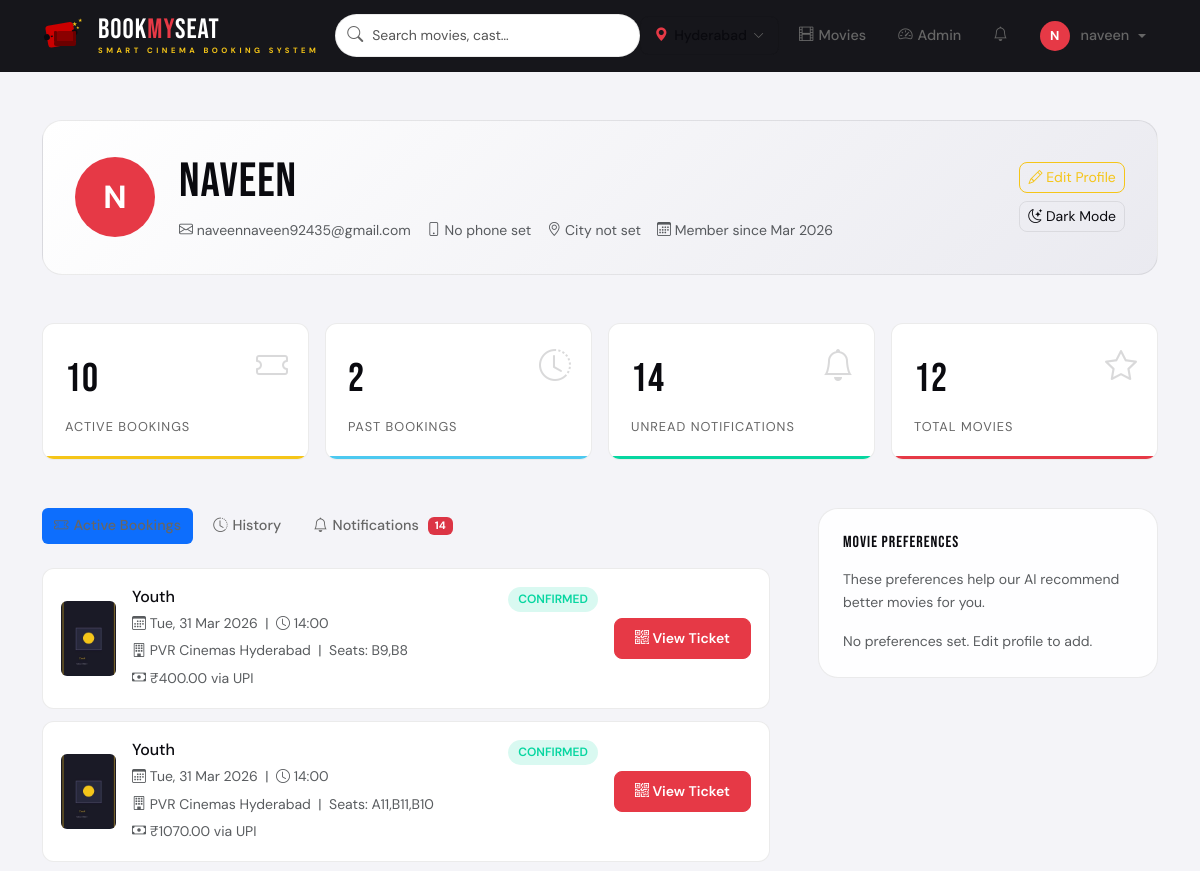
Page /accounts/profile/ (signed in, upper part) on the earlier database version.
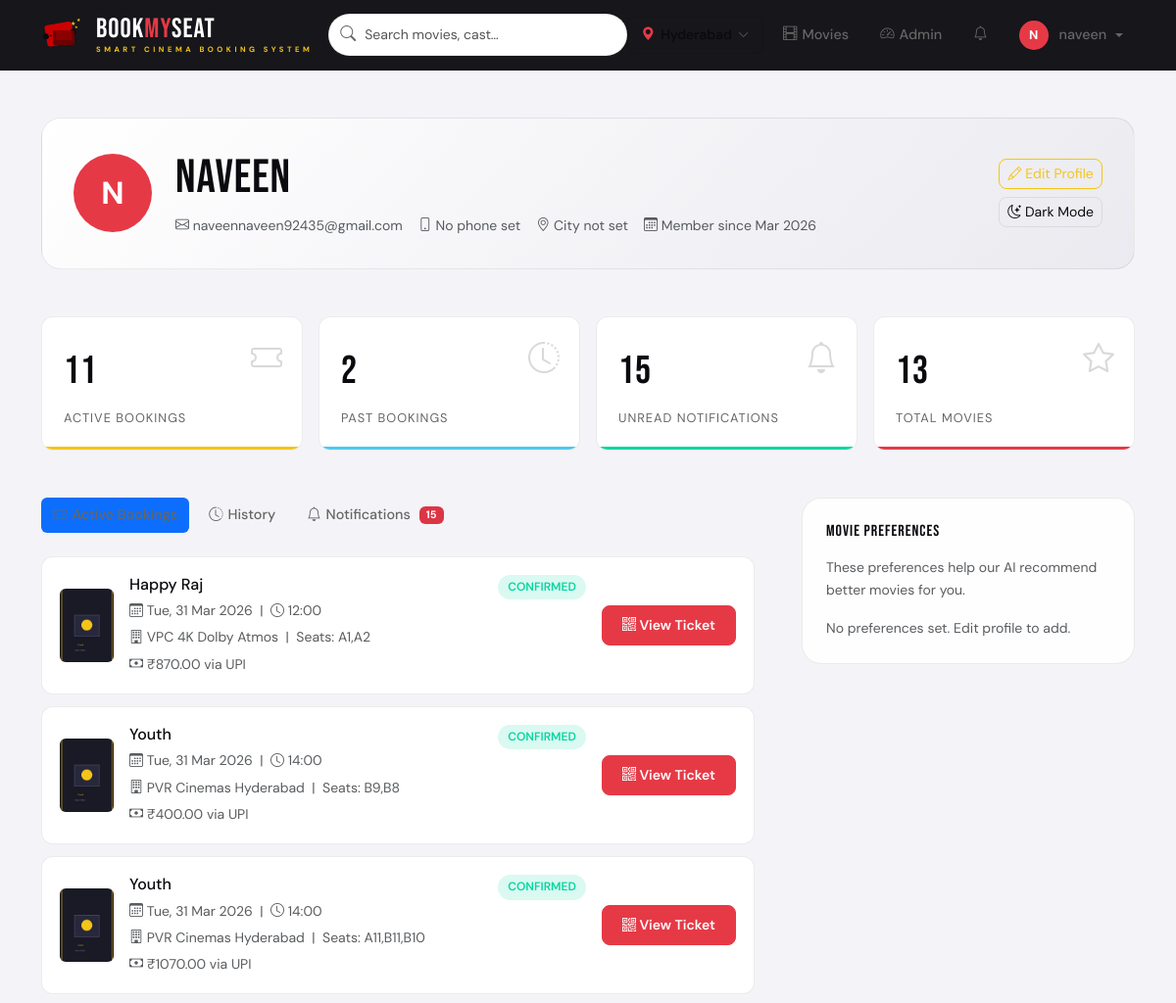
Same page on the later database version.
### accounts/models.py (models this page shows, shortened)
class UserProfile(models.Model):
    user = models.OneToOneField(User, on_delete=models.CASCADE, related_name='profile')
    phone = models.CharField(max_length=15, blank=True)
    avatar_url = models.URLField(blank=True)
    dark_mode = models.BooleanField(default=False)
    preferred_genres = models.CharField(max_length=300, blank=True,
                                        help_text='Comma-separated genre slugs')
    city = models.CharField(max_length=100, blank=True)
    is_blocked = models.BooleanField(default=False)
    created_at = models.DateTimeField(auto_now_add=True)
    def get_preferred_genres_list(self):
        return [g.strip() for g in self.preferred_genres.split(',') if g.strip()]

### bookings/models.py (models this page shows, shortened)
class Booking(models.Model):
    STATUS_CHOICES = [
        ('pending', 'Pending'),
        ('confirmed', 'Confirmed'),
        ('cancelled', 'Cancelled'),
        ('refunded', 'Refunded'),
    ]
    PAYMENT_METHOD_CHOICES = [
        ('upi', 'UPI'),
        ('card', 'Card'),
        ('cash', 'Cash'),
    ]
    booking_id = models.UUIDField(default=uuid.uuid4, unique=True, editable=False)
    user = models.ForeignKey(User, on_delete=models.CASCADE, related_name='bookings')
    show = models.ForeignKey(Show, on_delete=models.CASCADE, related_name='bookings')
    seats = models.CharField(max_length=500)  # Comma-separated seat labels
    num_seats = models.PositiveIntegerField(default=1)
    ticket_price = models.DecimalField(max_digits=10, decimal_places=2)
    food_total = models.DecimalField(max_digits=10, decimal_places=2, default=0)
    discount_amount = models.DecimalField(max_digits=10, decimal_places=2, default=0)
    total_amount = models.DecimalField(max_digits=10, decimal_places=2)
    coupon = models.ForeignKey(Coupon, on_delete=models.SET_NULL, null=True, blank=True)
    payment_method = models.CharField(max_length=10, choices=PAYMENT_METHOD_CHOICES,
                                      default='upi')
    payment_status = models.CharField(max_length=20,
                                      choices=[('pending','Pending'),('paid','Paid'),
                                               ('failed','Failed'),('refunded','Refunded')],
                                      default='pending')
    status = models.CharField(max_length=15, choices=STATUS_CHOICES, default='pending')
    qr_code = models.ImageField(upload_to='qr_codes/', blank=True, null=True)
    booked_at = models.DateTimeField(auto_now_add=True)
    cancelled_at = models.DateTimeField(null=True, blank=True)
    refund_amount = models.DecimalField(max_digits=10, decimal_places=2, default=0)
    notes = models.TextField(blank=True)
    class Meta:
        ordering = ['-booked_at']
    def can_cancel(self):
        show_datetime = timezone.datetime.combine(
            self.show.show_date, self.show.show_time
        )
        show_datetime = timezone.make_aware(show_datetime)
        return self.status == 'confirmed' and timezone.now() < show_datetime

### movies/models.py (models this page shows, shortened)
class Show(models.Model):
    movie = models.ForeignKey(Movie, on_delete=models.CASCADE, related_name='shows')
    screen = models.ForeignKey(Screen, on_delete=models.CASCADE, related_name='shows')
    show_date = models.DateField()
    show_time = models.TimeField()
    ticket_price = models.DecimalField(max_digits=8, decimal_places=2, default=200.00)
    is_active = models.BooleanField(default=True)
    created_at = models.DateTimeField(auto_now_add=True)
    class Meta:
        ordering = ['show_date', 'show_time']
        unique_together = ['screen', 'show_date', 'show_time']

class Movie(models.Model):
    LANGUAGE_CHOICES = [
        ('english', 'English'),
        ('hindi', 'Hindi'),
        ('telugu', 'Telugu'),
        ('tamil', 'Tamil'),
        ('malayalam', 'Malayalam'),
    ]
    RATING_CHOICES = [
        ('U', 'U - Universal'),
        ('UA', 'UA - Universal Adult'),
        ('A', 'A - Adult'),
    ]
    title = models.CharField(max_length=200)
    slug = models.SlugField(unique=True)
    description = models.TextField()
    cast = models.TextField(help_text='Comma-separated cast names')
    director = models.CharField(max_length=100)
    duration_minutes = models.PositiveIntegerField()
    release_date = models.DateField()
    language = models.CharField(max_length=20, choices=LANGUAGE_CHOICES, default='english')
    rating = models.CharField(max_length=5, choices=RATING_CHOICES, default='UA')
    imdb_score = models.DecimalField(max_digits=3, decimal_places=1, default=7.0)
    poster = models.ImageField(upload_to='posters/', blank=True, null=True)
    poster_url = models.URLField(blank=True, help_text='External poster URL if no upload')
    trailer_url = models.URLField(blank=True, help_text='YouTube embed URL')
    categories = models.ManyToManyField(Category, related_name='movies')
    is_active = models.BooleanField(default=True)
    is_featured = models.BooleanField(default=False)
    created_at = models.DateTimeField(auto_now_add=True)
    tags = models.CharField(max_length=500, blank=True,
                            help_text='Keywords for AI recommendations')
    class Meta:
        ordering = ['-release_date']
    def get_poster_url(self):
        if self.poster_url:
            return self.poster_url
        if self.poster:
            return self.poster.url
        return '/static/images/default_poster.jpg'

class Screen(models.Model):
    theatre = models.ForeignKey(Theatre, on_delete=models.CASCADE, related_name='screens')
    name = models.CharField(max_length=50)  # e.g., "Screen 1"
    total_rows = models.PositiveIntegerField(default=8)
    seats_per_row = models.PositiveIntegerField(default=10)
    is_active = models.BooleanField(default=True)

class Theatre(models.Model):
    name = models.CharField(max_length=200)
    location = models.CharField(max_length=300)
    city = models.CharField(max_length=100)
    is_active = models.BooleanField(default=True)

### accounts/views.py (the view)
# urls.py: path('profile/', views.profile_view, name='profile'),
@login_required
def profile_view(request):
    profile, _ = UserProfile.objects.get_or_create(user=request.user)
    bookings = Booking.objects.filter(
        user=request.user
    ).select_related('show__movie', 'show__screen__theatre').order_by('-booked_at')
    active_bookings = bookings.filter(status='confirmed')
    past_bookings = bookings.exclude(status='confirmed')
    notifications = Notification.objects.filter(
        user=request.user
    ).order_by('-created_at')
    context = {
        'profile': profile,
        'active_bookings': active_bookings,
        'past_bookings': past_bookings,
        'notifications': notifications[:10],
        'unread_count': notifications.filter(is_read=False).count(),
        'genre_choices': [
            ('action','Action'),('crime','Crime'),('family','Family'),
            ('horror','Horror'),('comedy','Comedy'),('drama','Drama'),
            ('thriller','Thriller'),('sci-fi','Sci-Fi'),('romance','Romance'),
        ],
    }
    return render(request, 'accounts/profile.html', context)

### templates/accounts/profile.html (shortened to what this page needs)
{% extends 'base.html' %}
{% load static %}
{% block content %}
<div class="container-xl py-5">
  <div class="profile-header mb-5">
    <div class="profile-avatar">{{ user.username|first|upper }}</div>
    <div class="flex-grow-1">
      <h2 style="font-family:var(--font-display);letter-spacing:1px">
        {{ user.get_full_name|default:user.username }}
      </h2>
      <div class="text-muted small d-flex flex-wrap gap-3 mt-1">
        <span><i class="bi bi-envelope"></i> {{ user.email|default:"No email set" }}</span>
        <span><i class="bi bi-phone"></i> {{ profile.phone|default:"No phone set" }}</span>
        <span><i class="bi bi-geo-alt"></i> {{ profile.city|default:"City not set" }}</span>
        <span><i class="bi bi-calendar3"></i> Member since {{ user.date_joined|date:"M Y" }}</span>
      </div>
    </div>
    <div class="d-flex flex-column gap-2">
      <button class="btn btn-outline-primary btn-sm" data-bs-toggle="modal" data-bs-target="#editProfileModal">
        <i class="bi bi-pencil"></i> Edit Profile
      </button>
      <button class="btn btn-outline-light btn-sm" id="darkModeToggle">
        <i class="bi bi-moon-stars"></i>
        <span id="darkModeLabel">{% if profile.dark_mode %}Light Mode{% else %}Dark Mode{% endif %}</span>
      </button>
    </div>
  </div>
  <div class="row g-3 mb-5">
    <div class="col-6 col-md-3">
      <div class="stat-card" style="--accent-color:var(--accent-gold)">
        <div class="stat-icon"><i class="bi bi-ticket"></i></div>
        <div class="stat-value">{{ active_bookings.count }}</div>
        <div class="stat-label">Active Bookings</div>
      </div>
    </div>
    <div class="col-6 col-md-3">
      <div class="stat-card" style="--accent-color:var(--accent-blue)">
        <div class="stat-icon"><i class="bi bi-clock-history"></i></div>
        <div class="stat-value">{{ past_bookings.count }}</div>
        <div class="stat-label">Past Bookings</div>
      </div>
    </div>
    <div class="col-6 col-md-3">
      <div class="stat-card" style="--accent-color:var(--accent-green)">
        <div class="stat-icon"><i class="bi bi-bell"></i></div>
        <div class="stat-value">{{ unread_count }}</div>
        <div class="stat-label">Unread Notifications</div>
      </div>
    </div>
    <div class="col-6 col-md-3">
      <div class="stat-card" style="--accent-color:var(--accent-red)">
        <div class="stat-icon"><i class="bi bi-star"></i></div>
        <div class="stat-value">{{ active_bookings.count|add:past_bookings.count }}</div>
        <div class="stat-label">Total Movies</div>
      </div>
    </div>
  </div>
  <div class="row g-5">
    <div class="col-lg-8">
      <ul class="nav nav-pills mb-4 gap-2" id="profileTabs">
        <li class="nav-item">
          <button class="nav-link active" data-bs-toggle="pill" data-bs-target="#activeTab">
            <i class="bi bi-ticket-perforated"></i> Active Bookings
          </button>
        </li>
        <li class="nav-item">
          <button class="nav-link" data-bs-toggle="pill" data-bs-target="#historyTab">
            <i class="bi bi-clock-history"></i> History
          </button>
        </li>
        <li class="nav-item">
          <button class="nav-link" data-bs-toggle="pill" data-bs-target="#notifTab">
            <i class="bi bi-bell"></i> Notifications
            {% if unread_count > 0 %}<span class="badge bg-danger ms-1">{{ unread_count }}</span>{% endif %}
          </button>
        </li>
      </ul>
      <div class="tab-content">
        <div class="tab-pane fade show active" id="activeTab">
          {% for booking in active_bookings %}
          <div class="booking-history-item">
            <img src="{{ booking.show.movie.get_poster_url }}" alt="{{ booking.show.movie.title }}"
                 class="booking-poster"
                 onerror="this.src='{% static 'images/default_poster.jpg' %}'">
            <div class="flex-grow-1">
              <div class="d-flex justify-content-between align-items-start flex-wrap gap-2">
                <h6 class="mb-1">{{ booking.show.movie.title }}</h6>
                <span class="booking-status status-confirmed">Confirmed</span>
              </div>
              <div class="text-muted small">
                <i class="bi bi-calendar3"></i> {{ booking.show.show_date|date:"D, d M Y" }}
                &nbsp;|&nbsp;
                <i class="bi bi-clock"></i> {{ booking.show.show_time|time:"H:i" }}
              </div>
              <div class="text-muted small mt-1">
                <i class="bi bi-building"></i> {{ booking.show.screen.theatre.name }}
                &nbsp;|&nbsp;
                Seats: {{ booking.seats }}
              </div>
              <div class="text-muted small mt-1">
                <i class="bi bi-cash"></i> ₹{{ booking.total_amount }} via {{ booking.get_payment_method_display }}
              </div>
            </div>
            <div class="d-flex flex-column gap-2">
              <a href="{% url 'bookings:ticket_confirmation' booking.booking_id %}" class="btn btn-primary btn-sm">
                <i class="bi bi-qr-code"></i> View Ticket
              </a>
            </div>
          </div>
          {% empty %}
          <div class="text-center py-5">
            <i class="bi bi-ticket-perforated" style="font-size:3rem;color:var(--text-dim)"></i>
            <p class="mt-3 text-muted">No active bookings</p>
            <a href="/" class="btn btn-primary">Book a Movie</a>
          </div>
          {% endfor %}
        </div>
      </div>
    </div>
    <div class="col-lg-4">
      <div class="glass-card p-4 mb-4">
        <h6 style="font-family:var(--font-display);letter-spacing:1px;margin-bottom:16px">MOVIE PREFERENCES</h6>
        <p class="text-muted small">These preferences help our AI recommend better movies for you.</p>
        <div class="d-flex flex-wrap gap-2 mt-2">
          {% with pref_list=profile.get_preferred_genres_list %}
          {% for genre in pref_list %}
          <span class="cat-chip active">{{ genre|title }}</span>
          {% empty %}
          <span class="text-muted small">No preferences set. Edit profile to add.</span>
          {% endfor %}
          {% endwith %}
        </div>
      </div>
    </div>
  </div>
</div>
{% endblock %}

### templates/base.html (shortened to what this page needs)
{% load static %}
<!DOCTYPE html>
<html lang="en" data-theme="{% if request.user.is_authenticated and request.user.profile.dark_mode %}dark{% else %}light{% endif %}">
<head>
  <link href="https://cdn.jsdelivr.net/npm/bootstrap@5.3.2/dist/css/bootstrap.min.css" rel="stylesheet">
  <link href="https://cdn.jsdelivr.net/npm/bootstrap-icons@1.11.3/font/bootstrap-icons.css" rel="stylesheet">
</head>
<body>
<nav class="navbar navbar-expand-lg sticky-top" id="mainNav">
  <div class="container-xl">
    <a class="navbar-brand" href="{% url 'movies:homepage' %}">
      <svg class="brand-logo-svg" width="46" height="46"
           viewBox="0 0 46 46" xmlns="http://www.w3.org/2000/svg">
        <text x="30" y="13" font-size="6" fill="#f5c518">★</text>
        <text x="36" y="9"  font-size="5" fill="#f5c518">★</text>
      </svg>
      <div class="brand-text-wrap">
        <div class="brand-main">
          <span class="w">Book</span><span class="r">My</span><span class="w">Seat</span>
        </div>
        <div class="brand-tagline">Smart Cinema Booking System</div>
      </div>
    </a>
    <div class="collapse navbar-collapse" id="navMenu">
      <div class="nav-search mx-auto">
        <div class="search-wrap">
          <input type="text" id="liveSearch"
                 placeholder="Search movies, cast…" autocomplete="off">
        </div>
      </div>
      <ul class="navbar-nav ms-auto align-items-center gap-2">
        <li class="nav-item">
          <button class="city-selector-btn"
                  onclick="openCityModal()"
                  id="citySelectorBtn">
            <i class="bi bi-geo-alt-fill"></i>
            <span class="city-name" id="selectedCityName">Hyderabad</span>
            <i class="bi bi-chevron-down chevron"></i>
          </button>
        </li>
        <li class="nav-item">
          <a class="nav-link" href="{% url 'movies:homepage' %}">
            <i class="bi bi-film"></i> Movies
          </a>
        </li>
        {% if user.is_authenticated %}
          {% if user.is_staff %}
          <li class="nav-item">
            <a class="nav-link text-warning"
               href="{% url 'admin_panel:dashboard' %}">
              <i class="bi bi-speedometer2"></i> Admin
            </a>
          </li>
          {% endif %}
          <li class="nav-item dropdown">
            <a class="nav-link position-relative"
               href="#" data-bs-toggle="dropdown">
              <i class="bi bi-bell"></i>
            </a>
          </li>
          <li class="nav-item dropdown">
            <a class="nav-link dropdown-toggle user-avatar-btn"
               href="#" data-bs-toggle="dropdown">
              <span class="avatar-circle">
                {{ user.username|first|upper }}
              </span>
              {{ user.username }}
            </a>
          </li>
        {% endif %}
      </ul>
    </div>
  </div>
</nav>
<main>{% block content %}{% endblock %}</main>
</body>
</html>

Differences in the rows shown:
added Booking: show.movie.get_poster_url (placeholder picture), show.movie "Happy Raj", show.show_date "Tue, 31 Mar 2026", show.show_time "12:00", show.screen.theatre.name "VPC 4K Dolby Atmos", seats "A1,A2", total_amount "870.00", payment_method "UPI"
Other differences:
{{ active_bookings.count }}: "10" → "11"
{{ unread_count }}: "14" → "15"
{{ active_bookings.count|add:past_bookings.count }}: "12" → "13"
